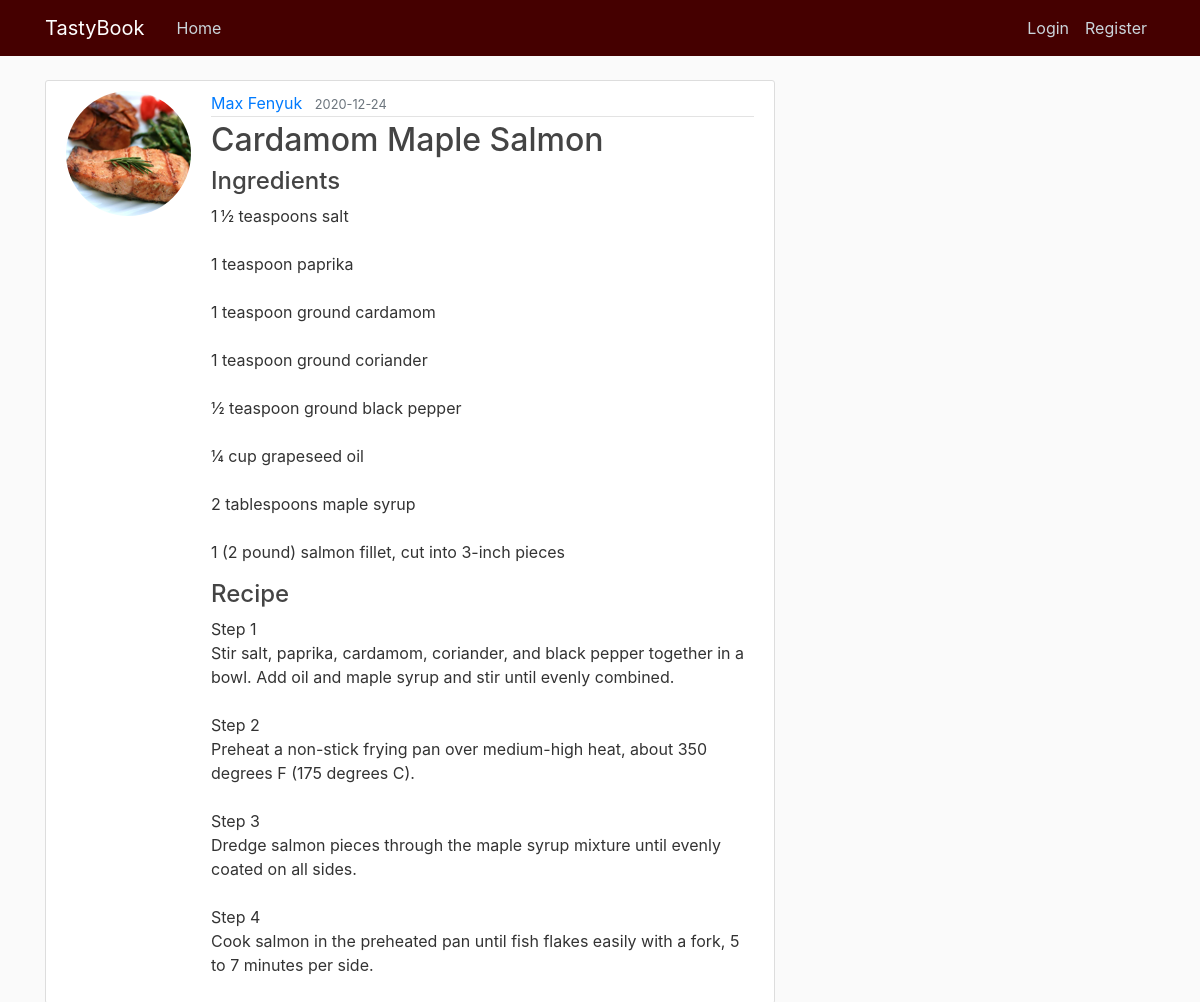
Screenshot of /recipe/2 with the database file from the repository.
### flaskblog/models.py (models this page shows, shortened)
class Recipe(db.Model):
	id = db.Column(db.Integer, primary_key=True)
	name = db.Column(db.String(100), nullable=False)
	ingredients = db.Column(db.Text, nullable=False)
	recipe = db.Column(db.Text, nullable=False)
	image_file = db.Column(db.String(20), nullable=False)#, default='default.png')
	date_posted = db.Column(db.DateTime, nullable=False, default=datetime.utcnow)
	user_id = db.Column(db.Integer, db.ForeignKey('user.id'), nullable=False)

class User(db.Model, UserMixin):
	id = db.Column(db. Integer, primary_key=True)
	username = db.Column(db.String(20), unique=True, nullable=False)
	email = db.Column(db.String(120), unique=True, nullable=False)
	image_file = db.Column(db.String(20), nullable=False, default='default.png')
	password = db.Column(db.String(60), nullable=False)
	recipes = db.relationship( 'Recipe', backref='author', lazy=True)
	about_me = db.Column(db.String(140))
	last_seen = db.Column(db.DateTime, default=datetime.utcnow)
	admin = db.Column(db.Boolean())
	notes = db.Column(db.UnicodeText)
	followed = db.relationship(
        'User', secondary=followers,
        primaryjoin=(followers.c.follower_id == id),
        secondaryjoin=(followers.c.followed_id == id),
        backref=db.backref('followers', lazy='dynamic'), lazy='dynamic')

### flaskblog/routes.py (the view)
@app.route("/recipe/<int:recipe_id>")
def recipe(recipe_id):
	recipe = Recipe.query.get_or_404(recipe_id)
	return render_template('recipe.html', name=recipe.name, recipe=recipe)

### flaskblog/routes.py (called while the page is built)
@app.before_request
def before_request():
    if current_user.is_authenticated:
        current_user.last_seen = datetime.utcnow()
        db.session.commit()

### flaskblog/templates/recipe.html (shortened to what this page needs)
{% extends "layout.html" %}
{% block content %}
      <article class="media content-section">
        <img class="rounded-circle account-img" src="{{ url_for('static', filename='recipe_pics/' + recipe.image_file) }}">
        <div class="media-body">
          <div class="article-metadata">
            <a class="mr-2" href="{{url_for('user', username=recipe.author.username) }}">{{ recipe.author.username }}</a>
            <small class="text-muted">{{ recipe.date_posted.strftime('%Y-%m-%d') }}</small>
          </div>
          <h2 class="article-title">{{ recipe.name }}</h2>
          <h4 class="article-title">Ingredients</h4>
          <p class="article-content">{{ recipe.ingredients }}</p>
          <h4 class="article-title">Recipe</h4>
          <p class="article-content">{{ recipe.recipe }}</p>
        </div>
      </article>
{% endblock content %}

### flaskblog/static/Main.css (style rules this page uses)
body { background: #fafafa; color: #333333; margin-top: 5rem; }
h1, h2, h3, h4, h5, h6 { color: #444444; }
.content-section { background: #ffffff; padding: 10px 20px; border: 1px solid #dddddd; border-radius: 3px; margin-bottom: 20px; }
.article-title { color: #444444; }
.article-content { white-space: pre-line; }
.article-metadata { padding-bottom: 1px; margin-bottom: 4px; border-bottom: 1px solid #e3e3e3 }
.account-img { height: 125px; width: 125px; margin-right: 20px; margin-bottom: 16px; }

### rows the page displays
Recipe: image_file (picture), date_posted "2020-12-24", name "Cardamom Maple Salmon", ingredients "1 ½ teaspoons salt 1 teaspoon paprika 1 teaspoon ground cardamom 1 teaspoon ground coriander ½ teaspoon ground black pepper ¼ cup grapeseed oil 2 tablespoons maple syrup 1 (2 pound) salmon fillet, cut into 3-inch pieces", recipe "Step 1 Stir salt, paprika, cardamom, coriander, and black pepper together in a bowl. Add oil and maple syrup and stir until evenly combined. Step 2 Preheat a non-stick frying pan over medium-high heat, about 350 degrees F (175 degrees C). Step 3 Dredge salmon pieces through the maple syrup mixture until evenly coated on all sides. Step 4 Cook salmon in the preheated pan until fish flakes easily with a fork, 5 to 7 minutes per side."
User: author.username "Max Fenyuk"
